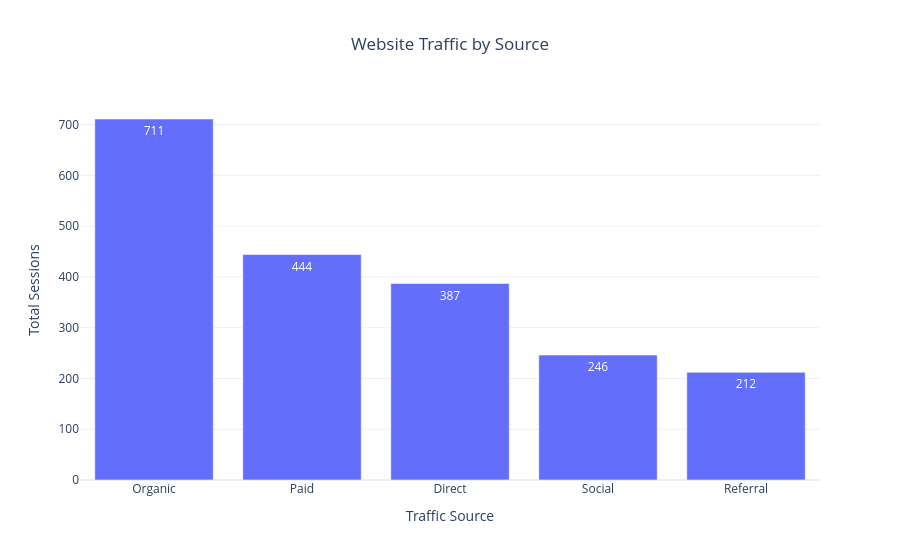

Here is the notebook cell this chart was saved with:
### Code cell
fig = px.bar(
    x=traffic_source.index,
    y=traffic_source.values,
    title="Website Traffic by Source",
    labels={
        "x": "Traffic Source",
        "y": "Total Sessions"
    },
    text=traffic_source.values
)

fig.update_layout(
    template="plotly_white",
    title_x=0.5
)

fig.show()

### Figure 1 — Plotly figure (JSON) as saved in the notebook; plotly's stock layout.template omitted (floating-point values rounded to 4 significant figures)
{"data": [{"hovertemplate": "Traffic Source=%{x}<br>Total Sessions=%{y}<br>text=%{text}<extra></extra>", "legendgroup": "", "marker": {"color": "#636efa", "pattern": {"shape": ""}}, "name": "", "orientation": "v", "showlegend": false, "text": [711.0, 444.0, 387.0, 246.0, 212.0], "textposition": "auto", "type": "bar", "x": ["Organic", "Paid", "Direct", "Social", "Referral"], "xaxis": "x", "y": [711, 444, 387, 246, 212], "yaxis": "y"}], "layout": {"barmode": "relative", "legend": {"tracegroupgap": 0}, "title": {"text": "Website Traffic by Source", "x": 0.5}, "xaxis": {"anchor": "y", "domain": [0, 1], "title": {"text": "Traffic Source"}}, "yaxis": {"anchor": "x", "domain": [0, 1], "title": {"text": "Total Sessions"}}}}
